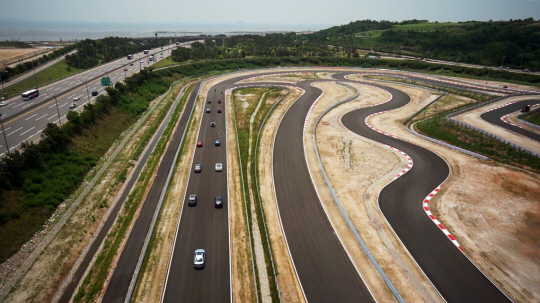
#> input picture DrivingRoad.jpg, 540 x 303 px
$ python 'Laplacian Filter.py'
#> lines starting #> are read from the running program, lines starting #| are printed output that depends on the picture
# 라플라시안 마스크 필터

import cv2
import numpy as np

img = cv2.imread('DrivingRoad.jpg')
#> img is the input picture: shape (303, 540, 3); mean B, G, R 89.9, 107.6, 115.6

# 라플라시안 필터
edge = cv2.Laplacian(img, -1)
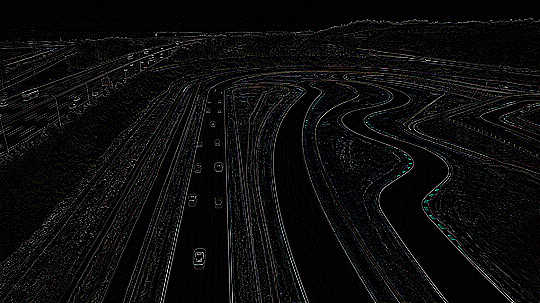
#> edge: shape (303, 540, 3); mean B, G, R 12.6, 12.2, 12.4

# 결과 출력
merged = np.hstack((img, edge))
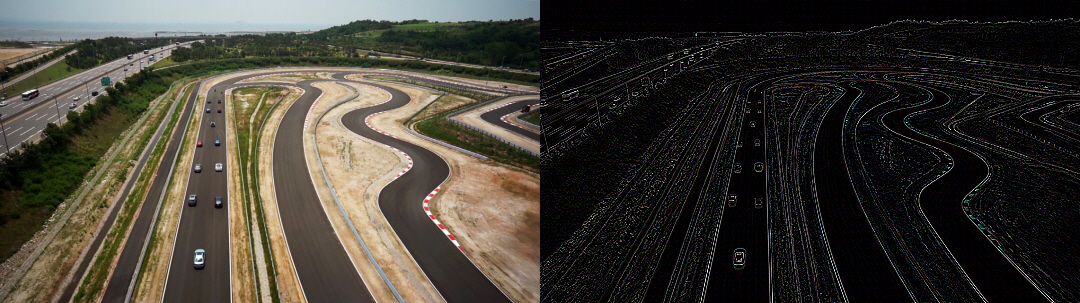
#> merged: shape (303, 1080, 3); mean B, G, R 51.3, 59.9, 64
cv2.imshow('Laplacian', merged)
cv2.waitKey(0)
cv2.destroyAllWindows()

$ run again, with IMAGE1.jpg copied over DrivingRoad.jpg
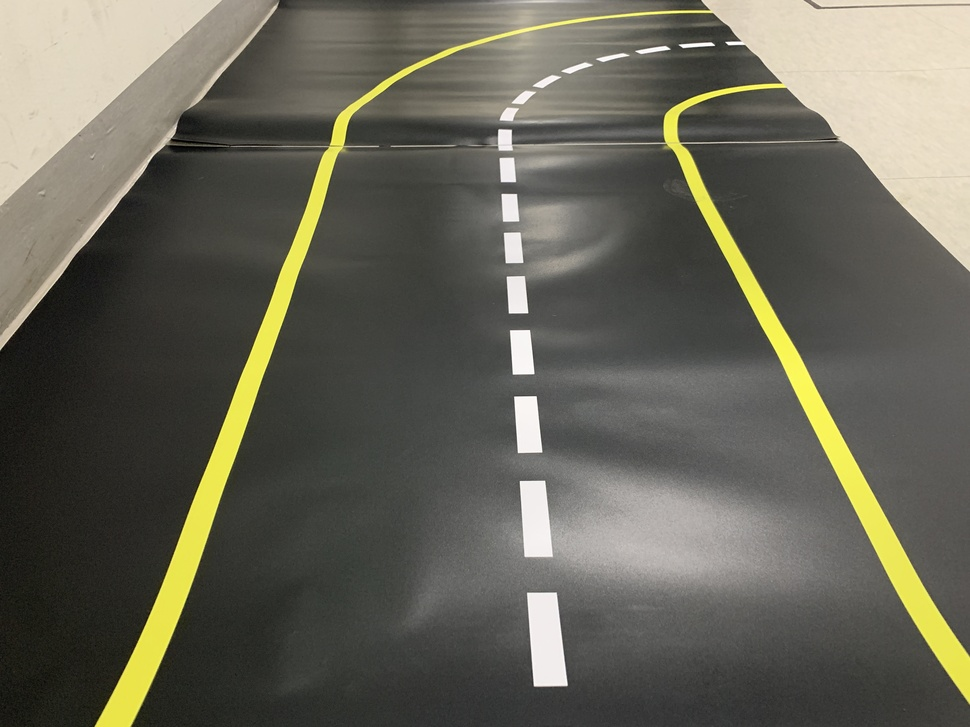
#> input picture IMAGE1.jpg, 970 x 727 px, shrunk from 4032 x 3024 before the run
#> img is the input picture: shape (727, 970, 3); mean B, G, R 87.5, 100.3, 102.1
#> `edge = cv2.Laplacian(img, -1)`:
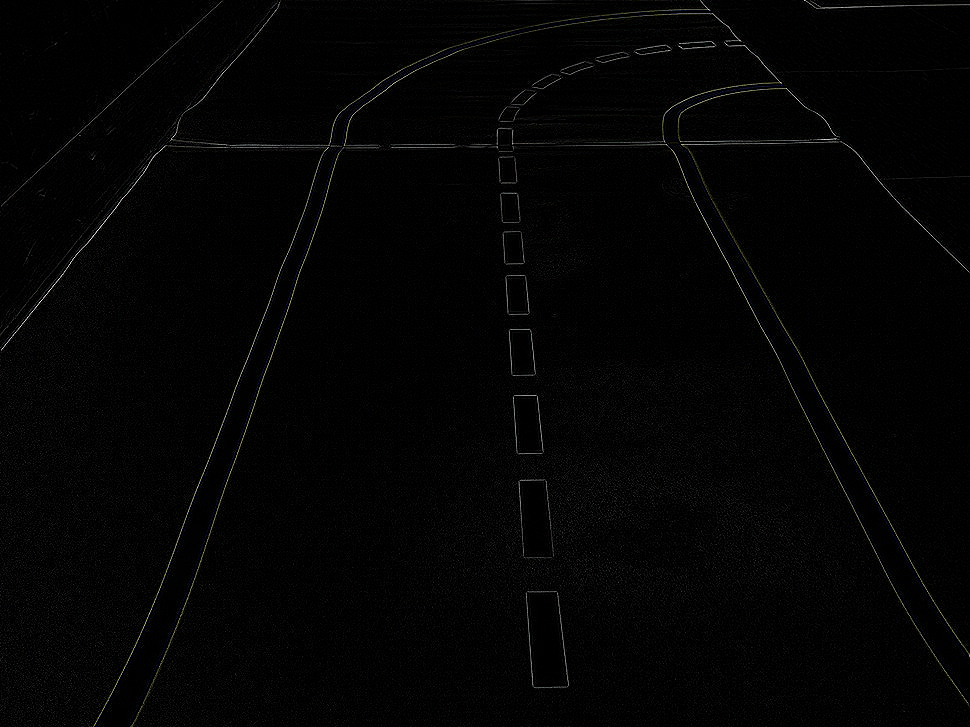
#> edge: shape (727, 970, 3); mean B, G, R 3.8, 3.8, 3.8
#> `merged = np.hstack((img, edge))`:
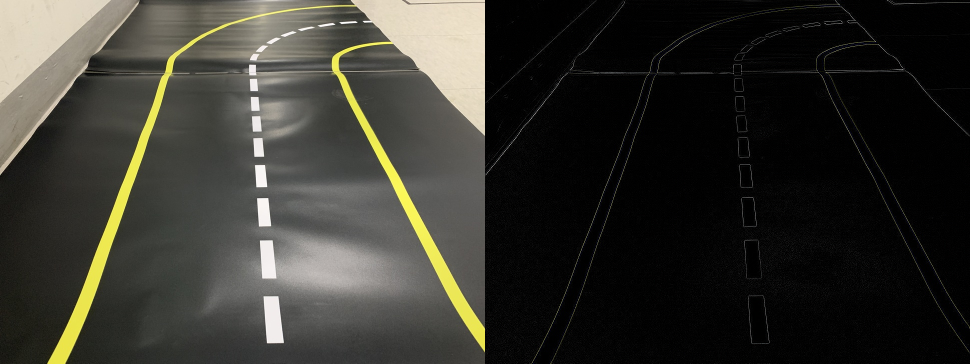
#> merged: shape (727, 1940, 3) (shown at 1/2 size); mean B, G, R 45.7, 52.1, 52.9
